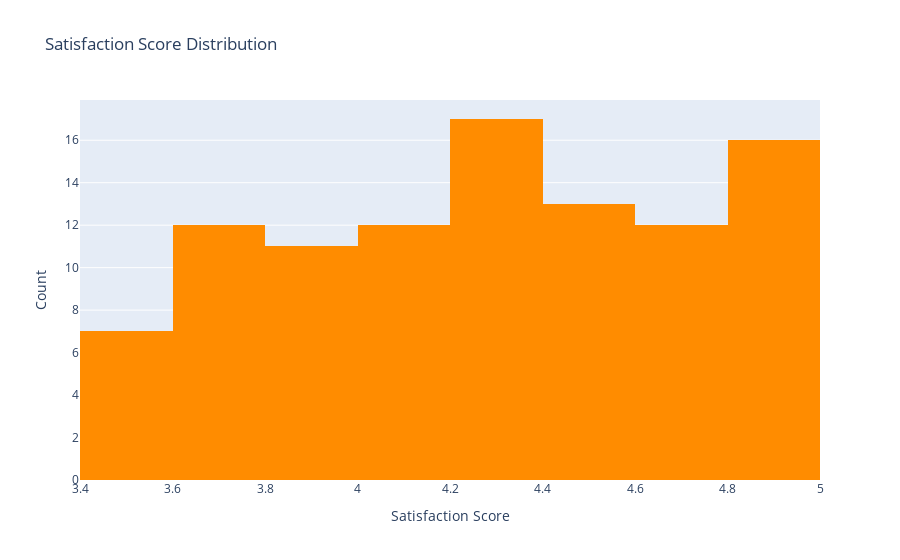

Notebook code cell kept with this figure:
### Code cell
# Execute visualization and get the figure
fig = chart.execute_visualization(df, '4')
fig.show()

# Print full visualization details
print("\nVisualization Details:")
print(f"Description: {visualizations['4']['description']}")
print("\nPlotly Code:")
print(visualizations['4']['plotly_code'])

### Figure 1 — Plotly figure (JSON) as saved in the notebook; plotly's stock layout.template omitted (floating-point values rounded to 4 significant figures)
{"data": [{"hovertemplate": "Satisfaction Score: %{x}<br>Count: %{y}<extra></extra>", "marker": {"color": "darkorange"}, "type": "histogram", "x": [4.352, 3.641, 4.052, 3.898, 3.866, 4.96, 4.09, 4.838, 4.447, 4.692, 4.254, 4.365, 4.239, 3.793, 4.584, 3.921, 3.536, 4.468, 3.766, 4.911, 4.931, 4.872, 4.055, 3.523, 4.892, 4.142, 4.95, 4.945, 4.78, 3.942, 4.078, 4.777, 3.975, 3.754, 4.335, 4.904, 4.544, 4.355, 3.646, 4.423, 4.985, 3.71, 4.277, 4.816, 4.611, 4.546, 4.554, 4.039, 3.94, 4.714, 4.715, 4.801, 4.87, 4.267, 4.252, 4.697, 4.475, 4.553, 4.694, 4.835, 4.007, 4.063, 3.641, 4.367, 3.554, 4.198, 4.314, 3.93, 4.386, 3.546, 3.556, 4.734, 4.04, 3.691, 4.283, 4.655, 3.824, 4.434, 3.628, 3.578, 4.297, 4.311, 4.456, 4.589, 4.964, 4.274, 3.984, 4.693, 3.906, 4.158, 3.618, 3.538, 4.944, 4.754, 4.544, 4.113, 3.76, 3.735, 3.875, 4.324]}], "layout": {"title": {"text": "Satisfaction Score Distribution"}, "xaxis": {"title": {"text": "Satisfaction Score"}}, "yaxis": {"title": {"text": "Count"}}}}
